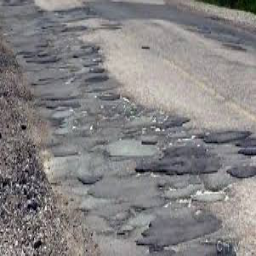
#> input picture dataset/Raw Data/high_res/11.png, 256 x 256 px; its folder holds only this picture in this run
$ python test_image.py
#> lines starting #> are read from the running program, lines starting #| are printed output that depends on the picture; after the words box and inside, x2 and y2 are one past the last pixel; in counts of white or black regions, pixels touching at a corner belong together
import os
import cv2
import numpy as np
import random

# --- Degradation functions (same as your training) ---
def add_gaussian_noise(image, mean=0, sigma=25):
    noise = np.random.normal(mean, sigma, image.shape).astype(np.uint8)
    noisy_image = cv2.add(image, noise)
    return noisy_image

def add_salt_pepper_noise(image, amount=0.02):
    noisy = np.copy(image)
    num_salt = np.ceil(amount * image.size * 0.5)
    num_pepper = np.ceil(amount * image.size * 0.5)

    coords = [np.random.randint(0, i - 1, int(num_salt)) for i in image.shape]
    noisy[coords[0], coords[1], :] = 255

    coords = [np.random.randint(0, i - 1, int(num_pepper)) for i in image.shape]
    noisy[coords[0], coords[1], :] = 0

    return noisy

def add_motion_blur(image, kernel_size=15):
    kernel_motion_blur = np.zeros((kernel_size, kernel_size))
    kernel_motion_blur[int((kernel_size-1)/2), :] = np.ones(kernel_size)
    kernel_motion_blur = kernel_motion_blur / kernel_size
    blurred = cv2.filter2D(image, -1, kernel_motion_blur)
    return blurred

def reduce_color_saturation(image, factor=0.5):
    hsv = cv2.cvtColor(image, cv2.COLOR_BGR2HSV)
    hsv[:, :, 1] = hsv[:, :, 1] * factor
    faded = cv2.cvtColor(hsv, cv2.COLOR_HSV2BGR)
    return faded

def add_random_scratches(image, num_scratches=10):
    scratched = image.copy()
    height, width, _ = image.shape
    for _ in range(num_scratches):
        x1 = random.randint(0, width)
        y1 = random.randint(0, height)
        x2 = random.randint(0, width)
        y2 = random.randint(0, height)
        color = random.choice([(255, 255, 255), (0, 0, 0)])  # White or Black scratch
        thickness = random.randint(1, 3)
        cv2.line(scratched, (x1, y1), (x2, y2), color, thickness)
    return scratched

# --- Function to apply all degradations ---
def apply_degradations(image):
    image = add_gaussian_noise(image)
    image = add_motion_blur(image)
    image = add_random_scratches(image)
    image = add_salt_pepper_noise(image)
    image = reduce_color_saturation(image)
    return image

# --- Paths ---
source_folder = 'dataset/Raw Data/high_res'  # Clean images
output_folder = 'Testing_images'             # Where degraded images will be saved

os.makedirs(output_folder, exist_ok=True)

# --- Apply degradations and save ---
for img_name in os.listdir(source_folder):
    img_path = os.path.join(source_folder, img_name)
    img = cv2.imread(img_path)
#> img is the input picture: shape (256, 256, 3); mean B, G, R 131, 130.2, 132.5

    if img is None:
        print(f"Warning: Skipped {img_name}")
        continue

    degraded_img = apply_degradations(img)
#> in add_gaussian_noise, `noisy_image = cv2.add(image, noise)`:
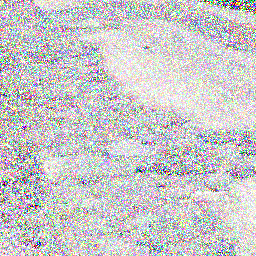
#> noisy_image: shape (256, 256, 3); mean B, G, R 200.8, 199.9, 201.2
#> in add_motion_blur, `blurred = cv2.filter2D(image, -1, kernel_motion_blur)`:
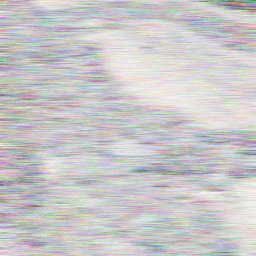
#> blurred: shape (256, 256, 3); mean B, G, R 200.8, 200, 201.2
#> after the loop in add_random_scratches, `for _ in range(num_scratches):`:
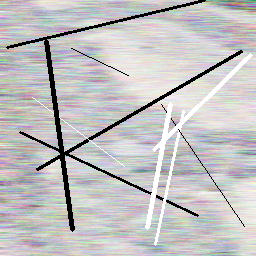
#> scratched: shape (256, 256, 3); 6.97% of pixels changed, all inside (x1, y1, x2, y2) = (6, 0, 253, 246)
#> in add_salt_pepper_noise, `noisy[coords[0], coords[1], :] = 0`:
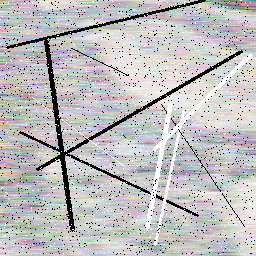
#> noisy: shape (256, 256, 3); mean B, G, R 189.1, 188.4, 189.5
#> in reduce_color_saturation, `hsv = cv2.cvtColor(image, cv2.COLOR_BGR2HSV)`: hsv: shape (256, 256, 3); mean H, S, V 77.9, 25.8, 199.7
#> in reduce_color_saturation, `hsv[:, :, 1] = hsv[:, :, 1] * factor`: hsv: shape (256, 256, 3); mean H, S, V 77.9, 12.7, 199.7
#> in reduce_color_saturation, `faded = cv2.cvtColor(hsv, cv2.COLOR_HSV2BGR)`:
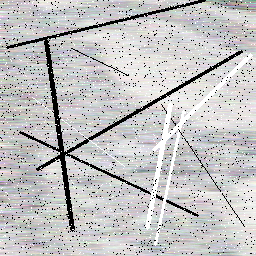
#> faded: shape (256, 256, 3); mean B, G, R 194.2, 193.9, 194.4

    save_path = os.path.join(output_folder, img_name)
    cv2.imwrite(save_path, degraded_img)

print("✅ Testing images generated successfully in Testing_images/ folder!")

$ run again, on dataset/Raw Data/high_res/213.png
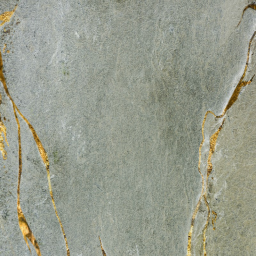
#> input picture dataset/Raw Data/high_res/213.png, 256 x 256 px
#> img is the input picture: shape (256, 256, 3); mean B, G, R 141.4, 156, 152
#> after the loop in add_random_scratches, `for _ in range(num_scratches):`:
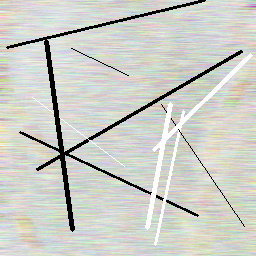
#> scratched: shape (256, 256, 3); mean B, G, R 198, 205, 203.2
#> in reduce_color_saturation, `faded = cv2.cvtColor(hsv, cv2.COLOR_HSV2BGR)`:
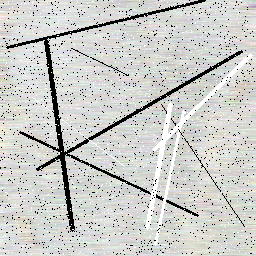
#> faded: shape (256, 256, 3); mean B, G, R 200.1, 203.5, 202.6

$ run again, on dataset/Raw Data/high_res/241.png
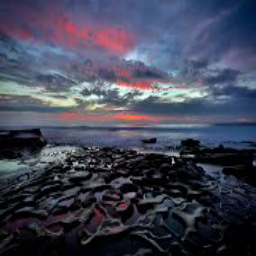
#> input picture dataset/Raw Data/high_res/241.png, 256 x 256 px
#> img is the input picture: shape (256, 256, 3); mean B, G, R 86.3, 69, 66
#> after the loop in add_random_scratches, `for _ in range(num_scratches):`:
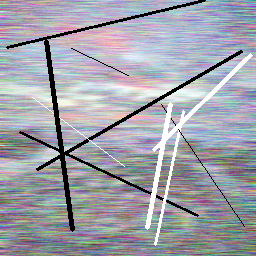
#> scratched: shape (256, 256, 3); mean B, G, R 169.8, 160.8, 159.3
#> in reduce_color_saturation, `faded = cv2.cvtColor(hsv, cv2.COLOR_HSV2BGR)`:
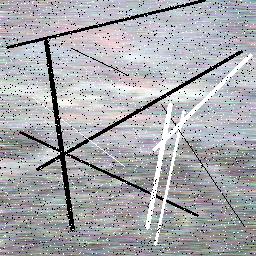
#> faded: shape (256, 256, 3); mean B, G, R 172.6, 168.3, 167.6
